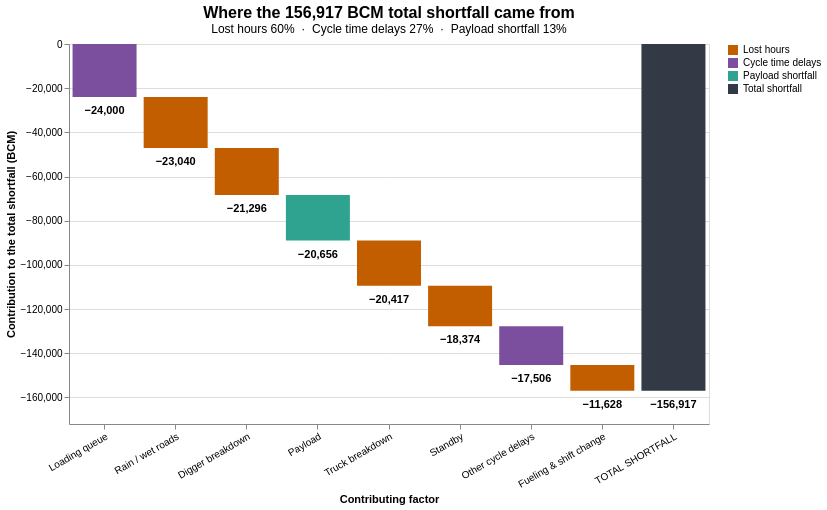

The notebook cell saved with this chart:
### Code cell
color = alt.Scale(domain=["Lost hours", "Cycle time delays", "Payload shortfall", "Total shortfall"],
                  range=["#c25e00", "#7b4f9e", "#2fa38f", "#333a45"])
x = alt.X("label:N", sort=list(wf["label"]), title="Contributing factor", axis=alt.Axis(labelAngle=-30))

bars = alt.Chart(wf).mark_bar().encode(
    x=x,
    y=alt.Y("start:Q", title="Contribution to the total shortfall (BCM)",
            scale=alt.Scale(domain=[-172000, 0], nice=False)),
    y2="end:Q",
    color=alt.Color("group:N", scale=color, title=None),
    tooltip=[alt.Tooltip("label:N", title="Factor"),
             alt.Tooltip("group:N", title="Group"),
             alt.Tooltip("effect_bcm:Q", title="Effect (BCM)", format=",.0f")])

number= alt.Chart(wf).mark_text(dy=14, fontWeight="bold").encode(
    x=x, y="end:Q", text=alt.Text("effect_bcm:Q", format=",.0f"))

chart = (bars + number).properties(
    width=640, height=380,
    title=alt.TitleParams("Where the 156,917 BCM total shortfall came from",
                          subtitle="Lost hours 60%  ·  Cycle time delays 27%  ·  Payload shortfall 13%",
                          fontSize=16, anchor="middle"))
chart

### Figure 1 — Vega-Lite specification as saved in the notebook (floating-point values rounded to 4 significant figures)
{"config": {"view": {"continuousWidth": 300, "continuousHeight": 300}}, "layer": [{"mark": {"type": "bar"}, "encoding": {"color": {"field": "group", "scale": {"domain": ["Lost hours", "Cycle time delays", "Payload shortfall", "Total shortfall"], "range": ["#c25e00", "#7b4f9e", "#2fa38f", "#333a45"]}, "title": null, "type": "nominal"}, "tooltip": [{"field": "label", "title": "Factor", "type": "nominal"}, {"field": "group", "title": "Group", "type": "nominal"}, {"field": "effect_bcm", "format": ",.0f", "title": "Effect (BCM)", "type": "quantitative"}], "x": {"axis": {"labelAngle": -30}, "field": "label", "sort": ["Loading queue", "Rain / wet roads", "Digger breakdown", "Payload", "Truck breakdown", "Standby", "Other cycle delays", "Fueling & shift change", "TOTAL SHORTFALL"], "title": "Contributing factor", "type": "nominal"}, "y": {"field": "start", "scale": {"domain": [-172000, 0], "nice": false}, "title": "Contribution to the total shortfall (BCM)", "type": "quantitative"}, "y2": {"field": "end"}}}, {"mark": {"type": "text", "dy": 14, "fontWeight": "bold"}, "encoding": {"text": {"field": "effect_bcm", "format": ",.0f", "type": "quantitative"}, "x": {"axis": {"labelAngle": -30}, "field": "label", "sort": ["Loading queue", "Rain / wet roads", "Digger breakdown", "Payload", "Truck breakdown", "Standby", "Other cycle delays", "Fueling & shift change", "TOTAL SHORTFALL"], "title": "Contributing factor", "type": "nominal"}, "y": {"field": "end", "type": "quantitative"}}}], "data": {"name": "data-fae57325bd65474a63ca432687d3ac8f"}, "height": 380, "title": {"text": "Where the 156,917 BCM total shortfall came from", "anchor": "middle", "fontSize": 16, "subtitle": "Lost hours 60%  ·  Cycle time delays 27%  ·  Payload shortfall 13%"}, "width": 640, "$schema": "https://vega.github.io/schema/vega-lite/v5.20.1.json", "datasets": {"data-fae57325bd65474a63ca432687d3ac8f": [{"factor": "eff_queue", "effect_bcm": -24000.0, "start": 0.0, "end": -24000.0, "label": "Loading queue", "type": "Factor", "group": "Cycle time delays"}, {"factor": "eff_rain", "effect_bcm": -23040.0, "start": -24000.0, "end": -47040.0, "label": "Rain / wet roads", "type": "Factor", "group": "Lost hours"}, {"factor": "eff_digger_bd", "effect_bcm": -21300.0, "start": -47040.0, "end": -68340.0, "label": "Digger breakdown", "type": "Factor", "group": "Lost hours"}, {"factor": "eff_pyld", "effect_bcm": -20660.0, "start": -68340.0, "end": -88990.0, "label": "Payload", "type": "Factor", "group": "Payload shortfall"}, {"factor": "eff_truck_bd", "effect_bcm": -20420.0, "start": -88990.0, "end": -109400.0, "label": "Truck breakdown", "type": "Factor", "group": "Lost hours"}, {"factor": "eff_standby", "effect_bcm": -18370.0, "start": -109400.0, "end": -127800.0, "label": "Standby", "type": "Factor", "group": "Lost hours"}, {"factor": "eff_other_cycle", "effect_bcm": -17510.0, "start": -127800.0, "end": -145300.0, "label": "Other cycle delays", "type": "Factor", "group": "Cycle time delays"}, {"factor": "eff_fuel-shift", "effect_bcm": -11630.0, "start": -145300.0, "end": -156900.0, "label": "Fueling & shift change", "type": "Factor", "group": "Lost hours"}, {"factor": "total_gap", "effect_bcm": -156900.0, "start": 0.0, "end": -156900.0, "label": "TOTAL SHORTFALL", "type": "Total", "group": "Total shortfall"}]}}
